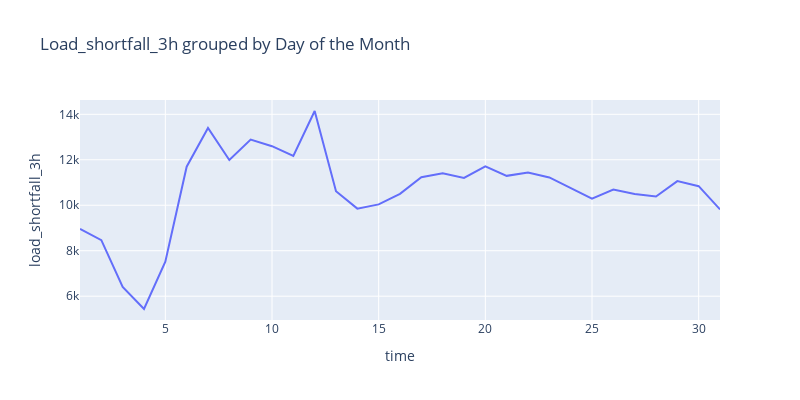

Write notebook code for a chart like this one.
### Code cell
px.line(train_data.groupby([train_data['time'].astype('datetime64').dt.day])['load_shortfall_3h'].mean(), 
        title = 'Load_shortfall_3h grouped by Day of the Month', y='load_shortfall_3h', width =800, height=400 )

### Figure 1 — Plotly figure (JSON) as saved in the notebook; plotly's stock layout.template omitted (floating-point values rounded to 4 significant figures)
{"data": [{"hovertemplate": "time=%{x}<br>load_shortfall_3h=%{y}<extra></extra>", "legendgroup": "", "line": {"color": "#636efa", "dash": "solid"}, "marker": {"symbol": "circle"}, "mode": "lines", "name": "", "orientation": "v", "showlegend": false, "type": "scatter", "x": [1, 2, 3, 4, 5, 6, 7, 8, 9, 10, 11, 12, 13, 14, 15, 16, 17, 18, 19, 20, 21, 22, 23, 24, 25, 26, 27, 28, 29, 30, 31], "xaxis": "x", "y": [8958.0, 8465.0, 6412.0, 5437.0, 7519.0, 11690.0, 13400.0, 11990.0, 12890.0, 12600.0, 12160.0, 14140.0, 10620.0, 9851.0, 10040.0, 10500.0, 11230.0, 11410.0, 11200.0, 11710.0, 11290.0, 11440.0, 11220.0, 10770.0, 10290.0, 10690.0, 10490.0, 10390.0, 11060.0, 10840.0, 9815.0], "yaxis": "y"}], "layout": {"height": 400, "legend": {"tracegroupgap": 0}, "title": {"text": "Load_shortfall_3h grouped by Day of the Month"}, "width": 800, "xaxis": {"anchor": "y", "domain": [0, 1], "title": {"text": "time"}}, "yaxis": {"anchor": "x", "domain": [0, 1], "title": {"text": "load_shortfall_3h"}}}}
